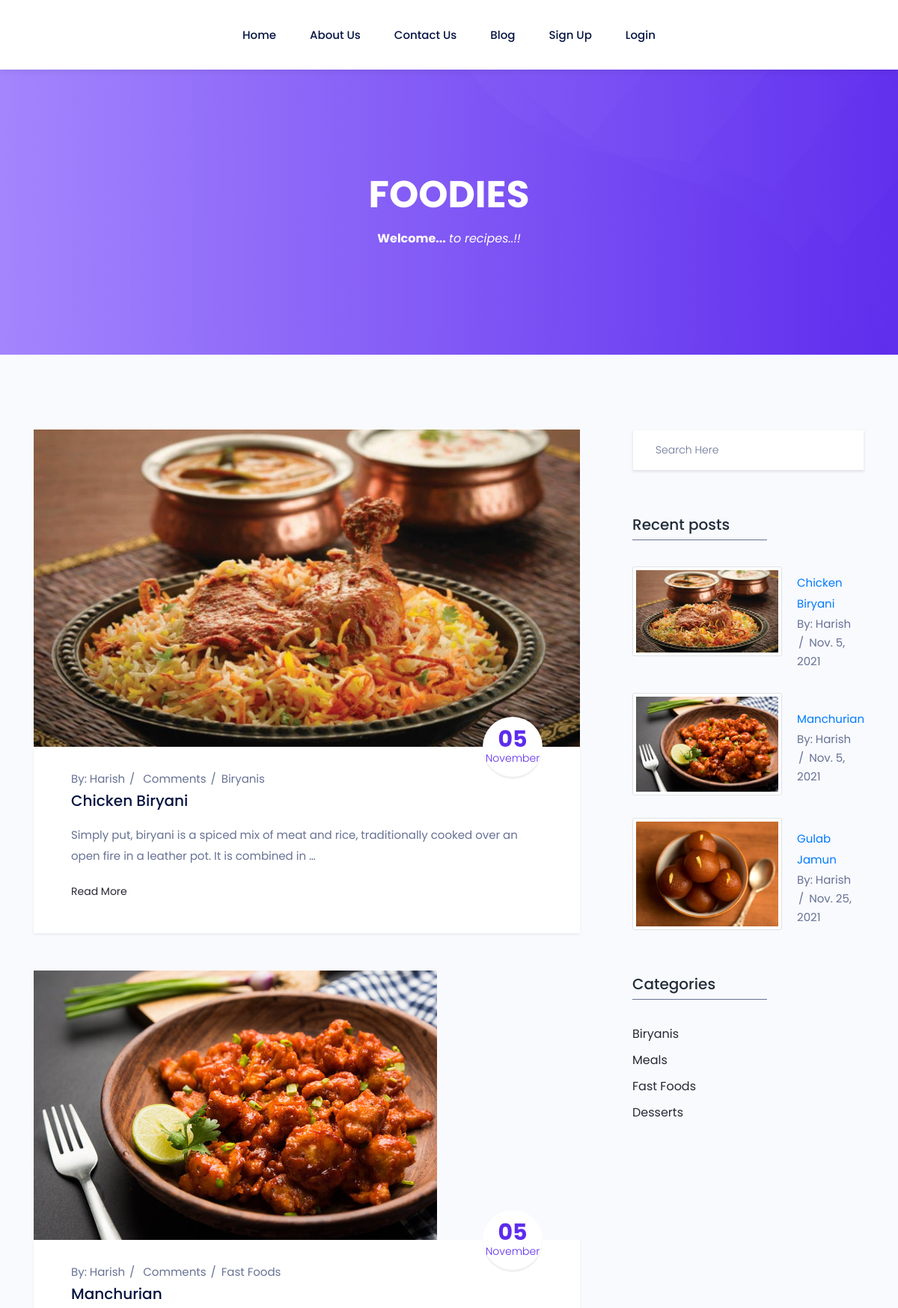
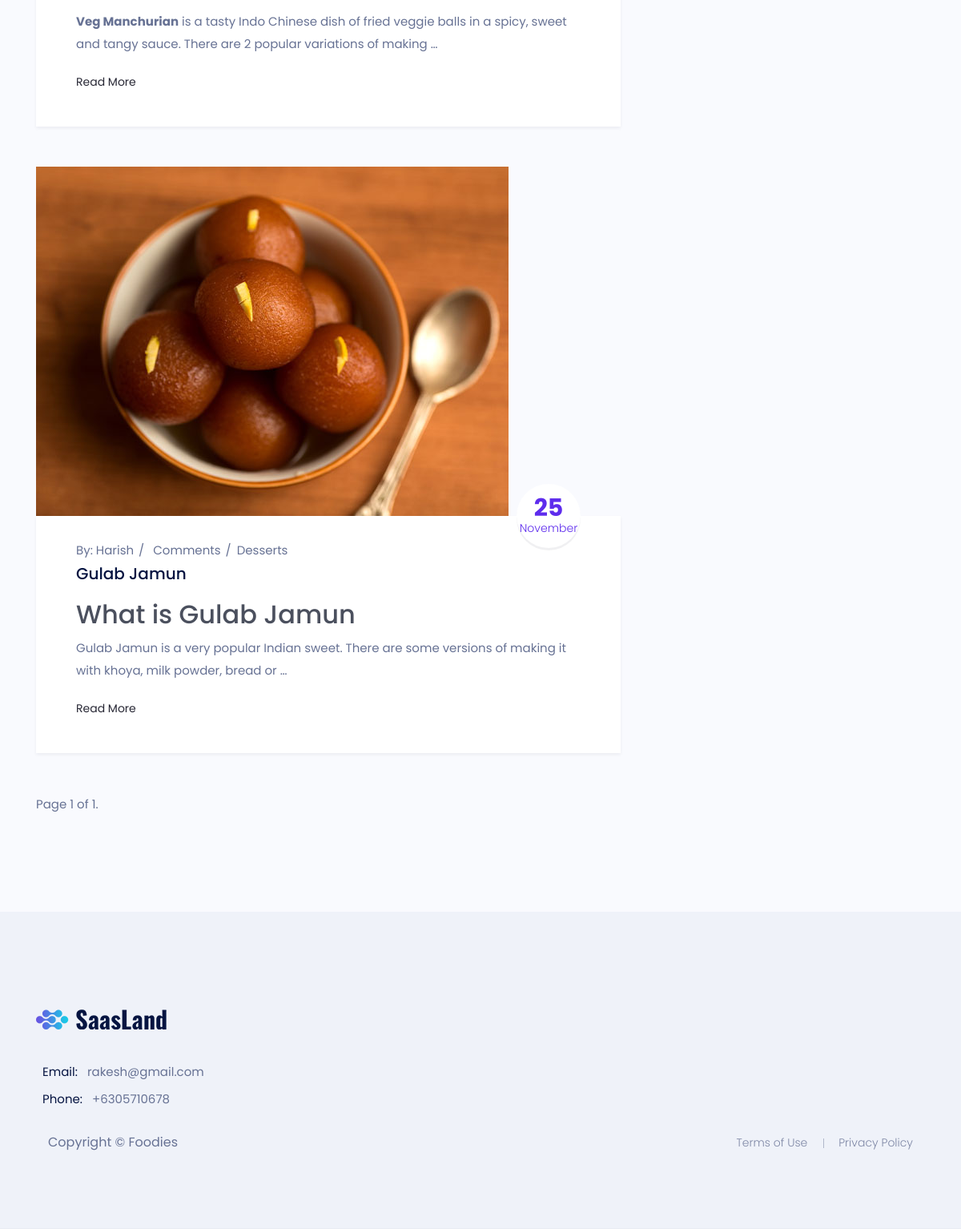
The page / on the database its author committed (2 pictures, top to bottom).
### blog/models.py (models this page shows, shortened)
class Post(models.Model):
    category = models.ForeignKey(Category,on_delete=models.CASCADE,related_name='categories')
    user = models.ForeignKey(User, on_delete=models.CASCADE,related_name='users')
    title = models.CharField(max_length=255)
    thumbnail = models.ImageField(upload_to='post/thumbnail')
    description = RichTextField(blank=True,null=True)
    tags = models.CharField(max_length=255)
    posted_at = models.DateField(default=datetime.now)
    is_published = models.BooleanField(default=True)
    class Meta:
        verbose_name = 'post'
        verbose_name_plural = 'posts'

class Category(models.Model):
    name = models.CharField(max_length=255,default='Unknown')
    created = models.DateTimeField(default=datetime.now)
    def __str__(self):
        return self.name
    class Meta:
        verbose_name = 'Category'
        verbose_name_plural = 'Categories'

### blog/views.py (the view)
# urls.py: path('', blog, name='blog'),
def blog(request):
    posts = Post.objects.filter(is_published=True).order_by('posted_at')
    categories = Category.objects.all()
    posts = Paginator(posts, 5)
    page = request.GET.get('page')
    posts = posts.get_page(page)
    context = {
        'posts': posts,
        'categories': categories,
    }
    return render(request, 'blog/blog.html',context)

### templates/blog/blog.html (shortened to what this page needs)
{% extends 'base.html' %}
{% load static %}
{% block content %}
        <section class="breadcrumb_area">
            <img class="breadcrumb_shap" src="{% static 'img/banner_bg.png' %}" alt="">
            <div class="container">
                <div class="breadcrumb_content text-center">
                    <h1 class="f_p f_700 f_size_50 w_color l_height50 mb_20">FOODIES</h1>
                    <p class="f_400 w_color f_size_16 l_height26"><b>Welcome...</b>  <i> to recipes..!!</i></p>
                </div>
            </div>
        </section>
        <section class="blog_area sec_pad">
            <div class="container">
                <div class="row">
                    <div class="col-lg-8">
                        {% for post in posts %}
                        <div class="blog_list_item mb_50">
                            <img class="img-fluid" src="{{post.thumbnail.url}}" alt="">
                            <div class="blog_content">
                                <div class="post_date">
                                    <h2>{{post.posted_at|date:'d'}}<span>{{post.posted_at|date:'F'}}</span></h2>
                                </div>
                                <div class="entry_post_info">
                                    By: <a href="#">{{post.user}}</a>
                                    <a href="#"> Comments</a>
                                    <a href="#">{{post.category}}</a>
                                </div>
                                <a href="/post/{{post.title}}">
                                    <h5 class="f_p f_size_20 f_500 t_color mb_20">{{post.title}}</h5>
                                </a>
                                <p class="f_400 mb_20">{{post.description |safe|truncatewords:"25"|linebreaks }}</p>
                                <a href="/post/{{post.title}}" class="learn_btn_two">Read More <i class="ti-arrow-right"></i></a>
                            </div>
                        </div>
                        {% endfor %}
                        <div class="pagination">
                            <span class="step-links">
                                 <span class="current">
                                     Page {{ posts.number }} of {{ posts.paginator.num_pages }}.
                                 </span>
                            </span>
                        </div>
                    </div>
                    <div class="col-lg-4">
                        <div class="blog-sidebar">
                            <div class="widget sidebar_widget widget_search">
                                <form action="{% url 'search' %}" class="search-form input-group" method='get'>
                                    <input type="search" class="form-control widget_input" name="keyword" placeholder="Search Here">
                                    <button type="submit"><i class="ti-search"></i></button>
                                </form>
                            </div>
                            <div class="widget sidebar_widget widget_recent_post mt_60">
                                <div class="widget_title">
                                    <h3 class="f_p f_size_20 t_color3">Recent posts</h3>
                                    <div class="border_bottom"></div>
                                </div>
                                {% for post in posts %}
                                <div class="media post_item">
                                    <a href="/post/{{post.title}}">
                                        <img src="{{post.thumbnail.url}}" class='img-responsive img-fluid img-thumbnail' height="200" width="200" alt=""></a>
                                    <div class="media-body">
                                        <a href="/post/{{post.title}}">
                                            <h3 class="f_size_16 f_p f_400"></h3><a href="/post/{{post.title}}">{{post.title}}</a></h3>
                                        </a>
                                        <div class="entry_post_info">
                                            By: <a href="#">{{post.user}}</a>
                                            <a href="#">{{post.posted_at}}</a>
                                        </div>
                                    </div>
                                </div>
                                {% endfor %}
                            </div>
                            <div class="widget sidebar_widget widget_categorie mt_60">
                                <div class="widget_title">
                                    <h3 class="f_p f_size_20 t_color3">Categories</h3>
                                    <div class="border_bottom"></div>
                                </div>
                                <ul class="list-unstyled">
                                    {% for category in categories %}
                                    <li><a href="/category/{{category.name}}"><span>{{category.name}}</span><em></em></a> </li>
                                    {% endfor %}
                                </ul>
                            </div>
                        </div>
                    </div>
                </div>
            </div>
        </section>
{% endblock content %}

### templates/base.html (shortened to what this page needs)
{% load static %}
<!DOCTYPE html>
<html lang="en"><head><meta http-equiv="Content-Type" content="text/html; charset=UTF-8">
    <link rel="stylesheet" href="{% static 'css/bootstrap.min.css' %}">
    <link rel="stylesheet" href="{% static 'vendor/themify-icons.css' %}">
    <link rel="stylesheet" href="{% static 'vendor/flaticon.css' %}">
    <link rel="stylesheet" href="{% static 'vendor/animate.css' %}">
    <link rel="stylesheet" href="{% static 'vendor/owl.carousel.min.css' %}">
    <link rel="stylesheet" href="{% static 'vendor/magnific-popup.css' %}">
    <link rel="stylesheet" href="{% static 'vendor/nice-select.css' %}">
    <link rel="stylesheet" href="{% static 'vendor/all.css' %}">
    <link rel="stylesheet" href="{% static 'vendor/style.css' %}">
    <link rel="stylesheet" href="{% static 'vendor/jquery.mCustomScrollbar.min.css' %}">
    <link rel="stylesheet" href="{% static 'vendor/style(1).css' %}">
    <link rel="stylesheet" href="{% static 'vendor/responsive.css' %}">
</head>
<body data-new-gr-c-s-check-loaded="14.993.0" data-gr-ext-installed="">
    <div class="body_wrapper">
        <header class="header_area navbar_fixed">
            <nav class="navbar navbar-expand-lg menu_one menu_four">
                <div class="container">
                    <div class="collapse navbar-collapse justify-content-between" id="navbarSupportedContent">
                        <ul class="navbar-nav menu w_menu ml-auto mr-auto">
                            <li class="nav-item dropdown submenu mega_menu mega_menu_two">
                                <a class="nav-link" href="{% url 'blog' %}">
                                    Home
                                </a></li>
                            <li class="nav-item">
                                <a class="nav-link"href="{% url 'about' %}">
                                    About Us
                                </a></li>
                            <li class="nav-item">
                                <a class="nav-link" href="{% url 'contact' %}">
                                    Contact Us
                                </a></li>
                            <li class="nav-item">
                                <a class="nav-link" href="{% url 'blog' %}">
                                    Blog
                                </a></li>
                            {% if request.user.is_authenticated %}
                            <li class="nav-item">
                                <a class="nav-link" href="#">
                                    Dashboard
                                </a></li>
                            <li class="nav-item">
                                <a class="nav-link" href="#">
                                    {{ request.user.first_name }}
                                </a></li>
                            <li class="nav-item">
                                <a class="nav-link" href="{% url 'logout' %}">
                                    Logout
                                </a></li>
                                {% else %}
                            <li class="nav-item">
                                <a class="nav-link" href="{% url 'signup' %}">
                                    Sign Up
                                </a></li>
                            <li class="nav-item">
                                <a class="nav-link" href="{% url 'login' %}">
                                   Login
                                </a></li>
                                {% endif %}
                        </ul>
                    </div>
                </div>
            </nav>
        </header>
        {% block content %}
        {% endblock content %}
        <footer class="footer_area footer_area_four f_bg">
            <div class="footer_top">
                <div class="container">
                    <div class="row">
                        <div class="col-lg-3 col-md-6">
                            <div class="f_widget company_widget">
                                <a href="" class="f-logo"><img src="./contact_files/logo.png" srcset="img/logo2x.png 2x" alt=""></a>
                                <div class="widget-wrap">
                                    <p class="f_400 f_p f_size_15 mb-0 l_height34"><span>Email:</span> <a href="mailto:rakeshkommineni907@gmail.com" class="f_400">rakesh@gmail.com</a></p>
                                    <p class="f_400 f_p f_size_15 mb-0 l_height34"><span>Phone:</span> <a href="tel:6305710678" class="f_400">+6305710678</a></p>
                        </div>
                    </div>
                </div>
            </div>
            <div class="footer_bottom">
                <div class="container">
                    <div class="row align-items-center">
                        <div class="col-lg-4 col-md-5 col-sm-6">
                            <p class="mb-0 f_400">Copyright © Foodies </p>
                        </div>
                        <div class="col-lg-4 col-md-3 col-sm-6">
                            <div class="f_social_icon_two text-center">
                                <a href="#"><i class="ti-facebook"></i></a>
                                <a href="#"><i class="ti-twitter-alt"></i></a>
                                <a href="#"><i class="ti-vimeo-alt"></i></a>
                                <a href="#"><i class="ti-pinterest"></i></a>
                            </div>
                        </div>
                        <div class="col-lg-4 col-md-4 col-sm-12">
                            <ul class="list-unstyled f_menu text-right">
                                <li><a href="#">Terms of Use</a></li>
                                <li><a href="#">Privacy Policy</a></li>
                            </ul>
                        </div>
                    </div>
                </div>
            </div>
                </div>
            </div>
        </footer>
</body>
</html>
</body></html>

### rows shown on the page
Post: thumbnail (picture), posted_at "05", posted_at "November", user "Harish", category "Biryanis", title "Chicken Biryani", description "Simply put, biryani is a spiced mix of meat and rice, traditionally cooked over an open fire in a leather pot. It is combined in …", posted_at "Nov. 5, 2021"
Post: thumbnail (picture), posted_at "05", posted_at "November", user "Harish", category "Fast Foods", title "Manchurian", description "Veg Manchurian is a tasty Indo Chinese dish of fried veggie balls in a spicy, sweet and tangy sauce. There are 2 popular variations of making …", posted_at "Nov. 5, 2021"
Post: thumbnail (picture), posted_at "25", posted_at "November", user "Harish", category "Desserts", title "Gulab Jamun", description "What is Gulab Jamun Gulab Jamun is a very popular Indian sweet. There are some versions of making it with khoya, milk powder, bread or …", posted_at "Nov. 25, 2021"
Category: name "Biryanis"
Category: name "Meals"
Category: name "Fast Foods"
Category: name "Desserts"

### other values the page prints
{{ posts.number }} "1"
{{ posts.paginator.num_pages }} "1"
